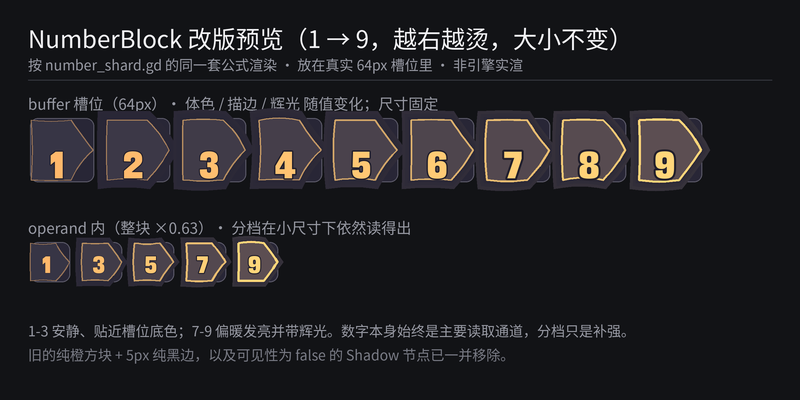

Here is the Python script that generated this plot:
#!/usr/bin/env python3
# number_shard.gd 的 Python 镜像：一方面验算常量（凸性/内部/尺寸上界/分档单调），
# 一方面按同一套公式渲染最终效果预览。
import math, random
from PIL import Image, ImageDraw, ImageFont

S = 3
SHARD = [(-31, -30), (9, -30), (31, 0), (9, 30), (-31, 30)]
NUMBER_CENTER = (-5.1, 0.0)
BODY_COOL, BODY_HOT = (0.216, 0.208, 0.271), (0.361, 0.306, 0.322)
RIM_COOL, RIM_HOT = (1.0, 0.72, 0.42, 0.50), (1.0, 0.84, 0.48, 1.0)
GLOW_HOT = 0.42
DIGIT_SIZE, DIGIT_BOX = 38.0, 64.0
DIGIT_ALPHA_COOL, DIGIT_ALPHA_HOT = 0.75, 1.0
WOBBLE, SEGMENTS = 2.2, 6


def tier(v): return max(0.0, min(1.0, (v - 1) / 8.0))


def iso_hash(i, j, salt):
    n = (i * 92837111 + j * 689287499 + salt * 283923481) & 0x7FFFFFFF
    n = (n ^ (n >> 13)) & 0x7FFFFFFF
    n = (n * 1274126177) & 0x7FFFFFFF
    n = (n ^ (n >> 16)) & 0x7FFFFFFF
    return n / 0x7FFFFFFF


def wobbled(variant):
    pts, n = [], len(SHARD)
    for e in range(n):
        a, b = SHARD[e], SHARD[(e + 1) % n]
        dx, dy = b[0] - a[0], b[1] - a[1]
        L = math.hypot(dx, dy)
        perp = (-dy / L, dx / L)
        bend = iso_hash(e, variant, 40) * 2 - 1
        for s in range(SEGMENTS + 1):
            u = s / SEGMENTS
            w = math.sin(u * math.pi) * bend * WOBBLE
            pts.append((a[0] + dx * u + perp[0] * w, a[1] + dy * u + perp[1] * w))
    return pts


# ------------------------- 常量验算 -------------------------
def cross(o, a, b): return (a[0]-o[0])*(b[1]-o[1]) - (a[1]-o[1])*(b[0]-o[0])


def convex(poly):
    w = 0
    for i in range(len(poly)):
        c = cross(poly[i], poly[(i+1) % len(poly)], poly[(i+2) % len(poly)])
        if abs(c) < 1e-4: continue
        t = 1 if c > 0 else -1
        if w and t != w: return False
        w = t
    return True


def inside(poly, p):
    w = 0
    for i in range(len(poly)):
        c = cross(poly[i], poly[(i+1) % len(poly)], p)
        if abs(c) < 1e-4: continue
        side = 1 if c > 0 else -1
        if w and side != w: return False
        w = side
    return True


def verify():
    assert convex(SHARD), "SHARD 必须凸"
    assert inside(SHARD, NUMBER_CENTER), "NUMBER_CENTER 必须在碎片内"
    out = wobbled(7)
    step = SEGMENTS + 1
    for e in range(len(SHARD)):
        assert abs(out[e*step][0] - SHARD[e][0]) < 1e-5 and abs(out[e*step][1] - SHARD[e][1]) < 1e-5, "角点必须落回"
    assert abs(out[-1][0] - SHARD[0][0]) < 1e-5, "收笔必须回到起点"
    reach = max(max(abs(p[0]), abs(p[1])) for p in SHARD) + WOBBLE
    assert reach <= 38.0, f"越界 {reach}"
    # 尺寸契约：几何必须与值无关
    assert wobbled(3) == wobbled(3), "轮廓必须稳定"
    prev = -1.0
    for v in range(1, 10):
        t = tier(v)
        assert t >= prev, "分档必须单调"
        prev = t
    assert tier(1) == 0.0 and tier(9) == 1.0
    assert tier(0) == 0.0 and tier(99) == 1.0
    print(f"number shard ok: reach={reach:.2f}px (limit 38.0), tier(1..9) monotonic")


# ------------------------- 渲染 -------------------------
BG = (18, 19, 22)
SLOT_BG = (40, 38, 54)
SLOT_LINE = (150, 150, 163)
DIGIT_OUTLINE = (33, 31, 44)
FRICK = "Assets/Fonts/Frick0.3-Regular-3.otf"
CJK = "/usr/share/fonts/google-noto-sans-cjk-fonts/NotoSansCJK-Regular.ttc"

W, H = 800, 400
img = Image.new("RGB", (W * S, H * S), BG)
d = ImageDraw.Draw(img)
P = lambda pts: [(x * S, y * S) for x, y in pts]


def col(c, a=1.0):
    alpha = c[3] if len(c) > 3 else a
    return (round(c[0] * 255), round(c[1] * 255), round(c[2] * 255), round(alpha * 255))


def lc(c, a): return tuple(round(v + (255 - v) * a) for v in c)


def mix(c1, c2, t):
    return tuple(c1[i] + (c2[i] - c1[i]) * t for i in range(len(c1)))


def blend(fg, bg, a):
    return tuple(round(fg[i] * a + bg[i] * (1 - a)) for i in range(3))


def draw_shard(cx, cy, value, variant, k=1.0):
    t = tier(value)
    s = k
    pts = wobbled(variant)
    A = lambda p: (cx + p[0] * s, cy + p[1] * s)
    rim = mix(RIM_COOL, RIM_HOT, t)
    rim_rgb = col(rim)
    body = mix(BODY_COOL, BODY_HOT, t)
    body_rgb = tuple(round(v * 255) for v in body)

    for ring in (3, 2, 1):
        a = GLOW_HOT * t * 0.16 * ring / 3.0
        if a <= 0: continue
        gp = [(p[0]*(1 + 0.10*ring), p[1]*(1 + 0.10*ring)) for p in pts]
        d.polygon(P([A(p) for p in gp]), fill=blend(rim_rgb, SLOT_BG, a))

    d.polygon(P([A(p) for p in pts]), fill=body_rgb)
    d.line(P([A(p) for p in pts] + [A(pts[0])]),
           fill=blend(rim_rgb, body_rgb, rim[3]), width=max(1, int((1.0 + 1.4*t) * S)), joint="curve")

    size = DIGIT_SIZE
    f = ImageFont.truetype(FRICK, int(size * s * S))
    asc, desc = f.getmetrics()
    baseline = cy + (NUMBER_CENTER[1] + (asc - desc) / 2.0) * s
    posx = cx + (NUMBER_CENTER[0] - DIGIT_BOX / 2.0 + DIGIT_BOX / 2.0) * s
    digit_a = DIGIT_ALPHA_COOL + (DIGIT_ALPHA_HOT - DIGIT_ALPHA_COOL) * t
    d.text((posx * S, baseline * S), str(value), font=f,
           fill=col((rim[0], rim[1], rim[2], digit_a)), anchor="ms",
           stroke_width=max(1, int(round(2 + 2*t) * s * S * 0.5)), stroke_fill=DIGIT_OUTLINE)


def slot(x, y, w):
    d.rounded_rectangle([x*S, y*S, (x+w)*S, (y+w)*S], radius=8*S,
                        fill=SLOT_BG, outline=blend(SLOT_LINE, SLOT_BG, 0.45), width=S)


f_t = ImageFont.truetype(CJK, 24 * S)
f_s = ImageFont.truetype(CJK, 14 * S)
f_l = ImageFont.truetype(CJK, 15 * S)

d.text((28*S, 20*S), "NumberBlock 改版预览（1 → 9，越右越烫，大小不变）", font=f_t, fill=(242, 242, 245))
d.text((28*S, 54*S), "按 number_shard.gd 的同一套公式渲染 · 放在真实 64px 槽位里 · 非引擎实渲",
       font=f_s, fill=(150, 152, 162))
d.line(P([(28, 80), (W-28, 80)]), fill=(52, 54, 62), width=S)

random.seed(11)
d.text((28*S, 92*S), "buffer 槽位（64px）· 体色 / 描边 / 辉光 随值变化；尺寸固定", font=f_l, fill=(150, 152, 162))
for i, v in enumerate(range(1, 10)):
    x = 30 + i * 76
    slot(x, 118, 64)
    draw_shard(x + 32, 150, v, random.randint(0, 999))

d.text((28*S, 216*S), "operand 内（整块 ×0.63）· 分档在小尺寸下依然读得出", font=f_l, fill=(150, 152, 162))
for i, v in enumerate((1, 3, 5, 7, 9)):
    x = 30 + i * 52
    slot(x, 242, 40)
    draw_shard(x + 20, 262, v, random.randint(0, 999), k=0.63)

d.text((28*S, 320*S), "1-3 安静、贴近槽位底色；7-9 偏暖发亮并带辉光。数字本身始终是主要读取通道，分档只是补强。",
       font=f_s, fill=(150, 152, 162))
d.text((28*S, 344*S), "旧的纯橙方块 + 5px 纯黑边，以及可见性为 false 的 Shadow 节点已一并移除。",
       font=f_s, fill=(120, 122, 132))

img.resize((W, H), Image.LANCZOS).save(".mockups/nb_preview.png")
print("saved .mockups/nb_preview.png")


verify()
